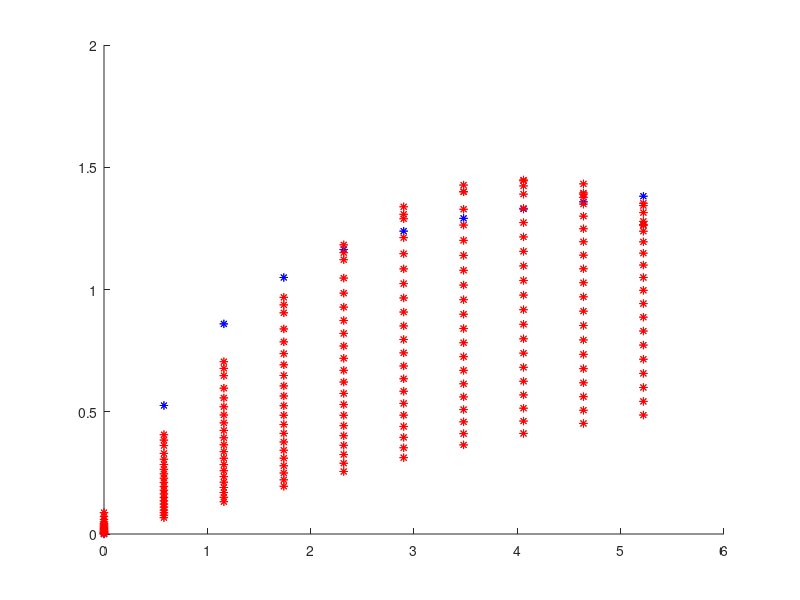

The MATLAB source for this figure:

%  Single layer ANN

function SL_ANN

clc;close all

Ninputs=2       % iejimu skaicius
Nneurons=5      % vienintelio sluoksnio neuronu skaicius  
Noutputs=1      % isejimu skaicius
NLearning=10    % apmokymo aibe

W0=ones(Nneurons,Ninputs)*0.1;     % daugikliu matrica funkciju i neuronus is iejimu
W1=ones(Noutputs,Nneurons)*0.1;     % daugikliu matrica funkciju i isejimus is neuronu
B0=zeros(Nneurons,1)*0.1;           % pastovios dalys i neuronus

for i=1:Ninputs, aL(i,:)=[0:0.58:0.58*(NLearning-1)];end
for i=1:Noutputs, sL(i,1:NLearning)=Learning(aL(i,:)); end
aL
sL
figure(1);hold on;plot(aL,sL,'b*')

s=OutputANN(aL,W0,B0,W1,@PhiNeuron);
psi0=TargetFunction(s,sL);

for i=1:100
    [DW1,DW0,DB0]=GradVector(aL,sL,s,W0,B0,W1,@PhiNeuron)
    ds=0.01;
    W0=W0-DW0(:,:)*ds;
    B0=B0-DB0*ds;
    W1=W1-DW1*ds;
    s=OutputANN(aL,W0,B0,W1,@PhiNeuron);
    psi=TargetFunction(s,sL); 
    W0,B0,W1
    if psi<psi0, psi0=psi; else, break, end
        stest=OutputANN(aL,W0,B0,W1,@PhiNeuron)
        figure(1);hold on;plot(aL,stest,'r*')
    pause
end
end
    
function phi=PhiNeuron(a)     %     Neurono funkcija
% a -  i neurona ateinanti informacija is iejimo ir pastovios dalies
%  
phi=sin(a);
return
end

function s=OutputANN(a,W0,B0,W1,PhiNeuron)   %   ANN isejimo funkcija
% a  -  iejimas
% W0(Nneurons,Ninputs) -  perdavimo koeficientai is iejimu i neuronus
% W1(Noutputs,Nneurons) -  perdavimo koeficientai is neuronus i isejimus
% B0(Nneurons) -  neuronu iejimu pastovios dalys
% phiANN - neurono funkcijos vardas
% 
    s=W1*PhiNeuron(W0*a+B0);
return, end 

function sL=Learning(a)    %        ANN apmokymo funkcija
%   a  -  iejimu matrica [Ninputs,Nlearning]
% 
sL=atan(a);
% sL=a;
return, end

function [DW1,DW0,DB0]=GradVector(aL,sL,s,W0,B0,W1,PhiNeuron,DphiNeuron)    % Tikslo funkcijos gradientas
% aL,sL - apmokymo iejimau ir isejimau matricos, stulpeliai yra apmokymo atvejai
% s - esamo ANN atsakas i apmokymo iejimus
% W0(Nneurons,Ninputs) -  perdavimo koeficientai is iejimu i neuronus
% W1(Noutputs,Nneurons) -  perdavimo koeficientai is neuronu i isejimus
% B0(Nneurons) -  neuronu iejimu pastovios dalys
% phiANN - neurono funkcijos vardas
% ***********  skaiciuojama vienam isejimui D=[dF/dW1, dF/dW0, dF/dB0]
% ***********  kai isejimu daugiau D, turi kelias eilutes

disp('---------------------GradVector   pradeda')
Ninputs=size(W0,2)       % iejimu skaicius
Nneurons=size(W0,1)      % vienintelio sluoksnio neuronu skaicius  
Noutputs=size(W1,1)      % isejimu skaicius  
NLearning=size(aL,2)     % apmokymo aibes dydis  

if size(aL,2)~=size(sL,2), disp('nesuderinti aL ir sL stulpeliu skaiciai ');end

DB0=zeros( size(B0));DW0=zeros( size(W0));DW1=zeros( size(W1));

% for iii=1:Noutputs  %---------------------

    for k=1:NLearning 
dds=0.01;
s1=OutputANN(aL(:,k),W0,B0,W1,PhiNeuron)
for i=1:Nneurons
    W11=W1;W11(i)=W11(i)+dds;
    DW1(i)=DW1(i)+(s1-sL(k))*(OutputANN(aL(:,k),W0,B0,W11,PhiNeuron)-s1)/dds;
end

for j=1:Ninputs
    for i=1:Nneurons
        W01=W0;W01(i,j)=W01(i,j)+dds;
        DW0(i,j)=DW0(i,j)+(s1-sL(k))*(OutputANN(aL(:,k),W01,B0,W1,PhiNeuron)-s1)/dds;
    end
end

for i=1:Nneurons
    B01=B0;B01(i)=B01(i)+dds;
    DB0(i)=DB0(i)+(s1-sL(k))*(OutputANN(aL(:,k),W0,B01,W1,PhiNeuron)-s1)/dds;
end
    
    end
    
    % gradiento normalizavimas:
    max(abs(DW1))
    max(max(abs(DW0)))
    max(abs(DB0))
    amax=max([max(abs(DW1)),max(max(abs(DW0))),max(abs(DB0))]);
    DW1=DW1/amax;  DW0=DW0/amax; DB0=DB0/amax;  
    
    
    
% end  %---------------------

return,end


function psi=TargetFunction(s,sL) 
% sL - apmokymo iejimau matrica, stulpeliai yra apmokymo atvejai
% s - esamo ANN atsakas i apmokymo iejimus
for iii=1:size(sL,1)
    psi(iii)=sum((s(iii,:)-sL(iii,:)).^2)/2; 
end
return,end
